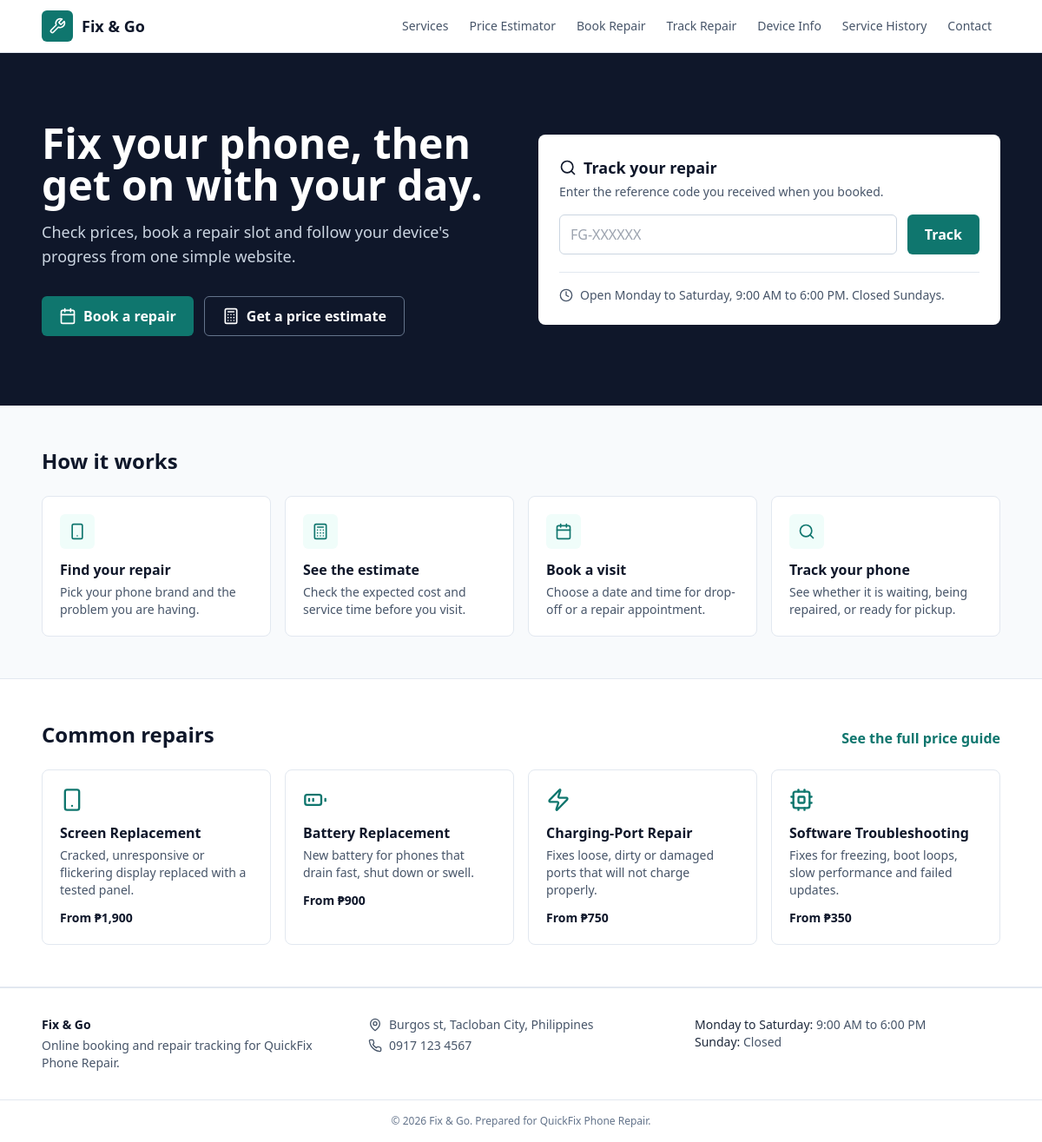
The page / on the database its author committed.
### tables this page shows
CREATE TABLE `services` (
  `id` int(11) NOT NULL,
  `name` varchar(80) NOT NULL,
  `description` varchar(255) NOT NULL,
  `icon` varchar(30) NOT NULL
);

### index.php (the view, shortened to what this page needs)
<?php
require __DIR__ . '/config.php';
$services = db()->query('SELECT s.*, MIN(p.price) AS min_price FROM services s LEFT JOIN prices p ON p.service_id = s.id GROUP BY s.id ORDER BY s.id')->fetchAll();
require __DIR__ . '/includes/header.php';
$steps = [
    ['Find your repair', 'Pick your phone brand and the problem you are having.', 'services.php', 'smartphone'],
    ['See the estimate', 'Check the expected cost and service time before you visit.', 'estimator.php', 'calc'],
    ['Book a visit', 'Choose a date and time for drop-off or a repair appointment.', 'appointment.php', 'calendar'],
    ['Track your phone', 'See whether it is waiting, being repaired, or ready for pickup.', 'track.php', 'search'],
];
?>
<section class="bg-slate-900 text-white">
  <div class="mx-auto grid max-w-6xl items-center gap-10 px-4 py-12 sm:px-6 lg:grid-cols-2 lg:py-20">
    <div>
      <h1 class="text-3xl font-bold leading-tight sm:text-4xl lg:text-5xl">Fix your phone, then get on with your day.</h1>
      <p class="mt-4 max-w-lg text-lg text-slate-300">Check prices, book a repair slot and follow your device's progress from one simple website.</p>
      <div class="mt-8 flex flex-col gap-3 sm:flex-row">
        <a href="appointment.php" class="<?= BTN ?>"><?= icon('calendar') ?>Book a repair</a>
        <a href="estimator.php" class="inline-flex items-center justify-center gap-2 rounded-md border border-slate-500 px-5 py-2.5 font-semibold text-white hover:bg-slate-800"><?= icon('calc') ?>Get a price estimate</a>
      </div>
    </div>
    <div class="rounded-lg bg-white p-6 text-slate-800">
      <h2 class="flex items-center gap-2 text-lg font-bold text-slate-900"><?= icon('search') ?>Track your repair</h2>
      <p class="mt-1 text-sm text-slate-600">Enter the reference code you received when you booked.</p>
      <form action="track.php" method="get" class="mt-4 flex flex-col gap-3 sm:flex-row">
        <input id="ref" name="ref" required maxlength="12" placeholder="FG-XXXXXX" class="<?= FIELD ?> uppercase">
        <button class="<?= BTN ?>">Track</button>
      </form>
      <p class="mt-5 flex items-start gap-2 border-t border-slate-200 pt-4 text-sm text-slate-600"><?= icon('clock', 'mt-0.5 h-4 w-4') ?><span>Open <?= e(SHOP['hours'][0][0]) ?>, <?= e(SHOP['hours'][0][1]) ?>. Closed Sundays.</span></p>
    </div>
  </div>
</section>
<section class="mx-auto max-w-6xl px-4 py-12 sm:px-6">
  <h2 class="text-2xl font-bold text-slate-900">How it works</h2>
  <div class="mt-6 grid gap-4 sm:grid-cols-2 lg:grid-cols-4">
    <?php foreach ($steps as [$t, $d, $u, $i]): ?>
      <a href="<?= $u ?>" class="<?= CARD ?> block hover:border-teal-700">
        <span class="flex h-10 w-10 items-center justify-center rounded-md bg-teal-50 text-teal-700"><?= icon($i, 'h-5 w-5') ?></span>
        <h3 class="mt-3 font-semibold text-slate-900"><?= $t ?></h3>
        <p class="mt-1 text-sm text-slate-600"><?= $d ?></p>
      </a>
    <?php endforeach; ?>
  </div>
</section>
<section class="border-y border-slate-200 bg-white">
  <div class="mx-auto max-w-6xl px-4 py-12 sm:px-6">
    <div class="flex flex-wrap items-end justify-between gap-3">
      <h2 class="text-2xl font-bold text-slate-900">Common repairs</h2>
      <a href="services.php" class="font-semibold text-teal-700 hover:underline">See the full price guide</a>
    </div>
    <div class="mt-6 grid gap-4 sm:grid-cols-2 lg:grid-cols-4">
      <?php foreach ($services as $s): ?>
        <div class="rounded-lg border border-slate-200 p-5">
          <?= icon($s['icon'], 'h-7 w-7 text-teal-700') ?>
          <h3 class="mt-3 font-semibold text-slate-900"><?= e($s['name']) ?></h3>
          <p class="mt-1 text-sm text-slate-600"><?= e($s['description']) ?></p>
          <p class="mt-3 text-sm font-semibold text-slate-900">From <?= peso($s['min_price']) ?></p>
        </div>
      <?php endforeach; ?>
    </div>
  </div>
</section>
<?php require __DIR__ . '/includes/footer.php'; ?>

### config.php (shortened to what this page needs)
<?php
function db(): PDO {
    static $pdo = null;
    if ($pdo === null) {
        try {
            $pdo = new PDO('mysql:host=' . DB_HOST . ';dbname=' . DB_NAME . ';charset=utf8mb4', DB_USER, DB_PASS, [
                PDO::ATTR_ERRMODE => PDO::ERRMODE_EXCEPTION,
                PDO::ATTR_DEFAULT_FETCH_MODE => PDO::FETCH_ASSOC,
                PDO::ATTR_EMULATE_PREPARES => false,
            ]);
        } catch (PDOException $ex) {
            http_response_code(500);
            exit('Database connection failed. Start MySQL in XAMPP and import database.sql.');
        }
    }
    return $pdo;
}
function e($v): string { return htmlspecialchars((string)$v, ENT_QUOTES, 'UTF-8'); }
function peso($n): string { $n = (float)$n; return '₱' . number_format($n, floor($n) == $n ? 0 : 2); }
function icon(string $n, string $c = 'h-5 w-5'): string {
    return '<svg class="' . $c . ' shrink-0" xmlns="http://www.w3.org/2000/svg" viewBox="0 0 24 24" fill="none" stroke="currentColor" stroke-width="2" stroke-linecap="round" stroke-linejoin="round" aria-hidden="true">' . ($p[$n] ?? '') . '</svg>';
}

### rows shown on the page
services: name "Screen Replacement", description "Cracked, unresponsive or flickering display replaced with a tested panel.", min_price "₱1,900"
services: name "Battery Replacement", description "New battery for phones that drain fast, shut down or swell.", min_price "₱900"
services: name "Charging-Port Repair", description "Fixes loose, dirty or damaged ports that will not charge properly.", min_price "₱750"
services: name "Software Troubleshooting", description "Fixes for freezing, boot loops, slow performance and failed updates.", min_price "₱350"

### other values the page prints
$label "Services"
$label "Price Estimator"
$label "Book Repair"
$label "Track Repair"
$label "Device Info"
$label "Service History"
$label "Contact"
SHOP['hours'][0][0] "Monday to Saturday"
SHOP['hours'][0][1] "9:00 AM to 6:00 PM"
$t "Find your repair"
$d "Pick your phone brand and the problem you are having."
$t "See the estimate"
$d "Check the expected cost and service time before you visit."
$t "Book a visit"
$d "Choose a date and time for drop-off or a repair appointment."
